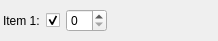
<?xml version="1.0" encoding="UTF-8"?>
<ui version="4.0">
 <class>Form</class>
 <widget class="QWidget" name="Form">
  <property name="geometry">
   <rect>
    <x>0</x>
    <y>0</y>
    <width>218</width>
    <height>41</height>
   </rect>
  </property>
  <property name="windowTitle">
   <string>Form</string>
  </property>
  <layout class="QHBoxLayout" name="horizontalLayout">
   <property name="leftMargin">
    <number>3</number>
   </property>
   <property name="topMargin">
    <number>3</number>
   </property>
   <property name="rightMargin">
    <number>3</number>
   </property>
   <property name="bottomMargin">
    <number>3</number>
   </property>
   <item>
    <widget class="QLabel" name="label">
     <property name="text">
      <string>Item 1:</string>
     </property>
    </widget>
   </item>
   <item>
    <widget class="QCheckBox" name="checkBox">
     <property name="text">
      <string/>
     </property>
     <property name="checked">
      <bool>true</bool>
     </property>
    </widget>
   </item>
   <item>
    <widget class="QSpinBox" name="spinBox"/>
   </item>
   <item>
    <spacer name="horizontalSpacer">
     <property name="orientation">
      <enum>Qt::Horizontal</enum>
     </property>
     <property name="sizeHint" stdset="0">
      <size>
       <width>68</width>
       <height>20</height>
      </size>
     </property>
    </spacer>
   </item>
   <item>
    <widget class="StatusLed" name="led"/>
   </item>
  </layout>
 </widget>
 <customwidgets>
  <customwidget>
   <class>StatusLed</class>
   <extends>QWidget</extends>
   <header>statusLed.h</header>
  </customwidget>
 </customwidgets>
 <resources/>
 <connections>
  <connection>
   <sender>checkBox</sender>
   <signal>toggled(bool)</signal>
   <receiver>spinBox</receiver>
   <slot>setEnabled(bool)</slot>
   <hints>
    <hint type="sourcelabel">
     <x>60</x>
     <y>20</y>
    </hint>
    <hint type="destinationlabel">
     <x>74</x>
     <y>20</y>
    </hint>
   </hints>
  </connection>
 </connections>
</ui>
